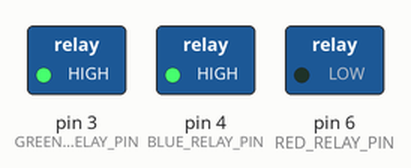
Bench run of a sketch on a simulated Arduino Uno, built with avr-gcc and run on an emulated ATmega328P. Parts: switched loads named in the sketch (green lamp = pin HIGH).

Above: at 0.7 s.
At 3.7 s:
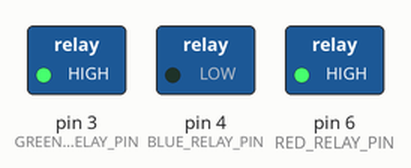
At 5.2 s:
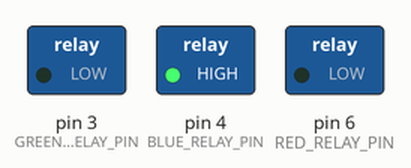
At 6.7 s:
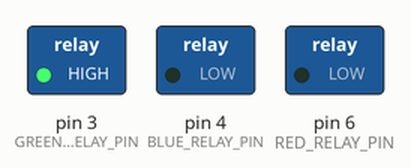
At 9.7 s:
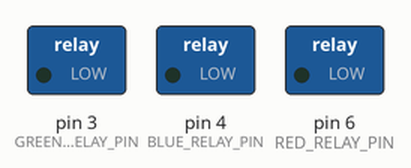
At 14.2 s:
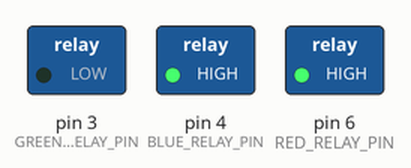
Timing chart, 0 to 15.6 s (numbered marks = the images above):
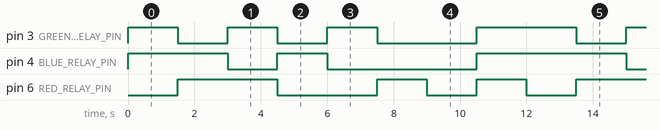

Measured:
- by itself, pin 3 (GREEN_RELAY_PIN): repeats every 12.0 s: HIGH 1.5 s, LOW 1.5 s, HIGH 1.5 s, LOW 3.0 s, HIGH 3.0 s, LOW 1.5 s
- by itself, pin 4 (BLUE_RELAY_PIN): repeats every 12.0 s: HIGH 1.5 s, LOW 4.5 s, HIGH 4.5 s, LOW 1.5 s
- by itself, pin 6 (RED_RELAY_PIN): repeats every 12.0 s: LOW 3.0 s, 2 × (HIGH 1.5 s, LOW 1.5 s), HIGH 3.0 s

The sketch:

test_led.ino
```cpp
#define RED_RELAY_PIN   6   // relay المنفصلة
#define GREEN_RELAY_PIN 3   // K1
#define BLUE_RELAY_PIN  4   // K2

// Active LOW
#define RELAY_ON  LOW
#define RELAY_OFF HIGH

void setOff() {
  digitalWrite(RED_RELAY_PIN, RELAY_OFF);
  digitalWrite(GREEN_RELAY_PIN, RELAY_OFF);
  digitalWrite(BLUE_RELAY_PIN, RELAY_OFF);
}

void setRed() {
  digitalWrite(RED_RELAY_PIN, RELAY_ON);
  digitalWrite(GREEN_RELAY_PIN, RELAY_OFF);
  digitalWrite(BLUE_RELAY_PIN, RELAY_OFF);
}

void setGreen() {
  digitalWrite(RED_RELAY_PIN, RELAY_OFF);
  digitalWrite(GREEN_RELAY_PIN, RELAY_ON);
  digitalWrite(BLUE_RELAY_PIN, RELAY_OFF);
}

void setBlue() {
  digitalWrite(RED_RELAY_PIN, RELAY_OFF);
  digitalWrite(GREEN_RELAY_PIN, RELAY_OFF);
  digitalWrite(BLUE_RELAY_PIN, RELAY_ON);
}

void setYellow() {
  digitalWrite(RED_RELAY_PIN, RELAY_ON);
  digitalWrite(GREEN_RELAY_PIN, RELAY_ON);
  digitalWrite(BLUE_RELAY_PIN, RELAY_OFF);
}

void setPurple() {
  digitalWrite(RED_RELAY_PIN, RELAY_ON);
  digitalWrite(GREEN_RELAY_PIN, RELAY_OFF);
  digitalWrite(BLUE_RELAY_PIN, RELAY_ON);
}

void setCyan() {
  digitalWrite(RED_RELAY_PIN, RELAY_OFF);
  digitalWrite(GREEN_RELAY_PIN, RELAY_ON);
  digitalWrite(BLUE_RELAY_PIN, RELAY_ON);
}

void setWhite() {
  digitalWrite(RED_RELAY_PIN, RELAY_ON);
  digitalWrite(GREEN_RELAY_PIN, RELAY_ON);
  digitalWrite(BLUE_RELAY_PIN, RELAY_ON);
}

void setup() {
  pinMode(RED_RELAY_PIN, OUTPUT);
  pinMode(GREEN_RELAY_PIN, OUTPUT);
  pinMode(BLUE_RELAY_PIN, OUTPUT);

  setOff();
}

void loop() {
  setRed();
  delay(1500);

  setGreen();
  delay(1500);

  setBlue();
  delay(1500);

  setYellow();
  delay(1500);

  setPurple();
  delay(1500);

  setCyan();
  delay(1500);

  setWhite();
  delay(1500);

  setOff();
  delay(1500);
}
```
